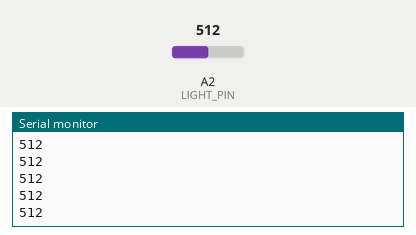
Recording of a sketch running on a simulated Arduino Uno, built with avr-gcc and run on an emulated ATmega328P. Parts: the last lines printed to the serial monitor. The test bench sets the inputs (shaded band); at power-on: A2 (LIGHT_PIN) = 512.

Above: at 1.2 s.
1.3 s: A2 (LIGHT_PIN) set to 716
At 1.31 s:
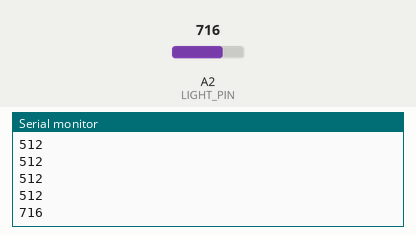
2.8 s: A2 (LIGHT_PIN) set to 900
At 2.81 s:
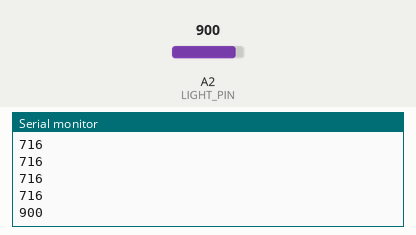
Timing chart, 0 to 5.8 s (numbered marks = the images above; inputs shaded):
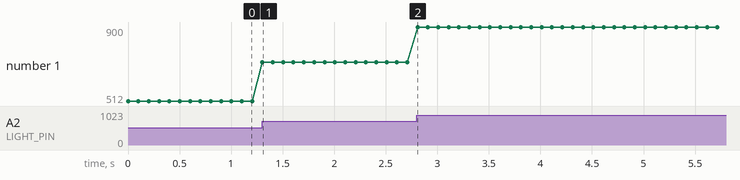

Measured:
- after the input at 1.3 s, the serial monitor: prints a new line at once (image 1)
- after the input at 2.8 s, the serial monitor: prints a new line at once (image 2)
- plotted number 1: 512 → 716 after the input at 1.3 s, 716 → 900 after the input at 2.8 s

The sketch:

LightSensor.ino
```cpp
/*****************************************************
 * LightSensor.ino
 * 目的:
 *  測試光敏感測器功能
 * 方法:
 *  光敏感測器
 * 步驟:
 *  遮蔽或無遮蔽光敏感測器,觀察輸出值變化
 * 結果:
 *  當光線變暗,數值則變小, 反之光線變亮,數值則變大
*****************************************************/

#define LIGHT_PIN A2  //定義光敏感測器腳位連接至A2腳


/************************* 初始設定 *******************/
void setup()
{
  Serial.begin(9600);
}

/************************* 主程式 *********************/
void loop()
{
  int lightValue = analogRead(LIGHT_PIN); //讀取光敏感測器值,0~1023
  Serial.println(lightValue);             //序列埠視窗輸出
  delay(100);
}
```
